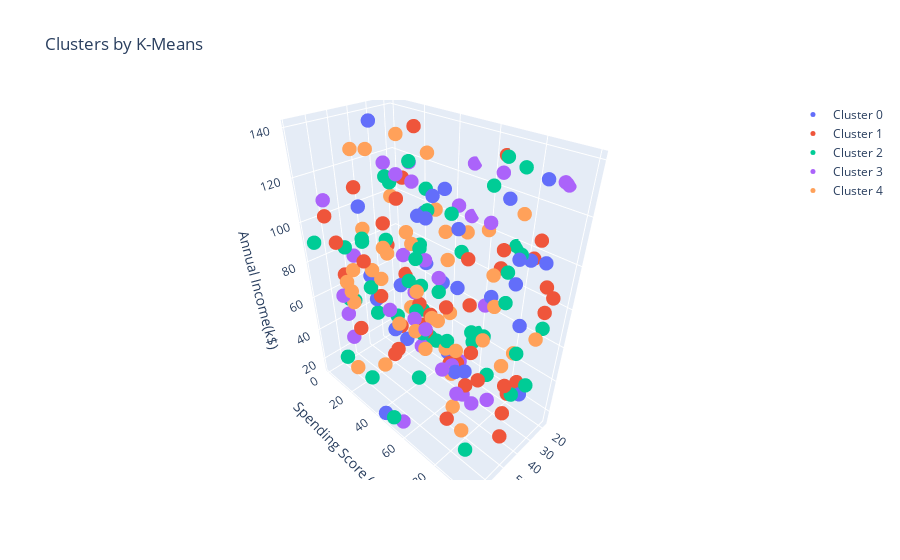

Notebook code cell kept with this figure:
### Code cell
import plotly.offline as py
import plotly.graph_objs as go
import pandas as pd
import numpy as np

# Initialize notebook mode if using Jupyter notebook
py.init_notebook_mode(connected=True)

# Example KM5_clustered DataFrame for demonstration (replace with your actual DataFrame)
np.random.seed(0)
KM5_clustered = pd.DataFrame({
    'Age': np.random.randint(18, 70, size=200),
    'Annual Income(k$)': np.random.randint(15, 140, size=200),
    'Spending Score (1-100)': np.random.randint(1, 100, size=200),
    'Cluster': np.random.randint(0, 5, size=200)
})

def tracer(db, n, name):
    '''
    This function returns trace object for Plotly
    '''
    return go.Scatter3d(
        x=db[db['Cluster'] == n]['Age'],
        y=db[db['Cluster'] == n]['Spending Score (1-100)'],
        z=db[db['Cluster'] == n]['Annual Income(k$)'],
        mode='markers',
        name=name,
        marker=dict(size=5)
    )

# Creating trace objects
trace0 = tracer(KM5_clustered, 0, 'Cluster 0')
trace1 = tracer(KM5_clustered, 1, 'Cluster 1')
trace2 = tracer(KM5_clustered, 2, 'Cluster 2')
trace3 = tracer(KM5_clustered, 3, 'Cluster 3')
trace4 = tracer(KM5_clustered, 4, 'Cluster 4')

# Defining data and layout
data = [trace0, trace1, trace2, trace3, trace4]
layout = go.Layout(
    title='Clusters by K-Means',
    scene=dict(
        xaxis=dict(title='Age'),
        yaxis=dict(title='Spending Score (1-100)'),
        zaxis=dict(title='Annual Income(k$)')
    )
)

# Creating and plotting the figure
fig = go.Figure(data=data, layout=layout)
py.iplot(fig)

### Figure 1 — Plotly figure (JSON) as saved in the notebook; plotly's stock layout.template omitted (floating-point values rounded to 4 significant figures)
{"data": [{"marker": {"size": 5}, "mode": "markers", "name": "Cluster 0", "type": "scatter3d", "x": [27, 34, 69, 49, 41, 29, 52, 54, 23, 58, 35, 19, 38, 22, 58, 18, 23, 68, 52, 39, 53, 38, 45, 34, 60, 37, 26, 22, 40, 29, 39], "y": [12, 93, 46, 71, 49, 60, 36, 74, 45, 71, 39, 23, 5, 88, 24, 21, 43, 69, 44, 10, 98, 1, 59, 97, 8, 92, 74, 47, 90, 88, 79], "z": [53, 136, 16, 47, 119, 25, 52, 119, 17, 98, 104, 68, 46, 25, 112, 95, 23, 127, 51, 139, 108, 59, 126, 107, 61, 78, 121, 66, 108, 102, 86]}, {"marker": {"size": 5}, "mode": "markers", "name": "Cluster 1", "type": "scatter3d", "x": [18, 21, 27, 39, 24, 42, 19, 64, 65, 42, 67, 27, 28, 56, 36, 32, 29, 24, 22, 33, 39, 53, 67, 54, 66, 47, 31, 66, 68, 52, 21, 19, 28, 20, 58, 20, 21, 66, 49, 20, 32, 63], "y": [65, 93, 26, 43, 21, 69, 84, 14, 53, 19, 35, 88, 54, 14, 90, 17, 50, 31, 55, 87, 10, 82, 37, 81, 11, 95, 32, 21, 84, 99, 4, 7, 99, 69, 73, 86, 92, 96, 31, 8, 9, 99], "z": [133, 76, 48, 47, 136, 100, 28, 94, 59, 97, 126, 102, 26, 42, 38, 105, 24, 42, 60, 20, 51, 68, 96, 50, 106, 55, 40, 82, 44, 32, 17, 54, 90, 86, 88, 106, 88, 73, 31, 109, 78, 125]}, {"marker": {"size": 5}, "mode": "markers", "name": "Cluster 2", "type": "scatter3d", "x": [21, 54, 56, 57, 42, 35, 43, 31, 69, 23, 36, 69, 47, 57, 19, 53, 46, 18, 33, 53, 60, 21, 30, 33, 53, 41, 67, 23, 18, 52, 27, 61, 36, 32, 54, 61, 29, 50, 18, 37, 69, 31, 61, 58, 44, 21, 50, 21, 31, 34, 64], "y": [76, 87, 8, 73, 6, 1, 80, 80, 40, 27, 92, 52, 31, 56, 46, 95, 27, 59, 40, 7, 25, 21, 98, 30, 54, 52, 1, 84, 21, 48, 61, 77, 13, 37, 4, 61, 29, 52, 74, 70, 95, 85, 72, 1, 84, 22, 44, 1, 75, 97, 33], "z": [132, 138, 86, 71, 56, 33, 69, 94, 108, 110, 39, 18, 121, 101, 84, 99, 122, 43, 38, 54, 18, 54, 76, 49, 103, 48, 90, 49, 16, 135, 50, 128, 84, 106, 54, 45, 85, 58, 98, 56, 36, 104, 96, 15, 51, 39, 82, 23, 138, 47, 102]}, {"marker": {"size": 5}, "mode": "markers", "name": "Cluster 3", "type": "scatter3d", "x": [65, 37, 68, 41, 26, 33, 18, 37, 68, 18, 22, 60, 49, 59, 64, 18, 53, 30, 54, 32, 38, 31, 66, 49, 21, 18, 41, 53, 59, 40, 62, 42, 43], "y": [56, 33, 15, 62, 54, 75, 50, 59, 81, 50, 9, 8, 81, 9, 85, 61, 57, 24, 58, 28, 34, 8, 55, 4, 92, 92, 19, 2, 70, 41, 93, 84, 71], "z": [136, 119, 115, 39, 26, 133, 103, 117, 69, 126, 68, 61, 35, 50, 56, 61, 65, 123, 100, 59, 49, 119, 15, 77, 131, 129, 48, 27, 100, 37, 131, 34, 28]}, {"marker": {"size": 5}, "mode": "markers", "name": "Cluster 4", "type": "scatter3d", "x": [62, 57, 41, 42, 30, 55, 38, 53, 37, 32, 50, 50, 59, 19, 57, 56, 29, 45, 65, 59, 48, 60, 57, 28, 20, 48, 64, 35, 68, 58, 69, 56, 64, 48, 42, 48, 52, 31, 26, 63, 29, 47, 34], "y": [82, 37, 29, 83, 23, 9, 5, 52, 54, 44, 19, 66, 14, 80, 90, 82, 72, 67, 26, 37, 66, 64, 71, 36, 75, 44, 59, 40, 25, 34, 27, 54, 34, 8, 68, 68, 85, 84, 6, 52, 39, 27, 98], "z": [75, 98, 138, 85, 46, 55, 126, 82, 91, 50, 76, 58, 66, 44, 82, 24, 88, 18, 86, 84, 76, 63, 118, 45, 33, 99, 116, 132, 81, 32, 33, 64, 108, 129, 111, 43, 122, 120, 101, 71, 106, 87, 73]}], "layout": {"scene": {"xaxis": {"title": {"text": "Age"}}, "yaxis": {"title": {"text": "Spending Score (1-100)"}}, "zaxis": {"title": {"text": "Annual Income(k$)"}}}, "title": {"text": "Clusters by K-Means"}}}
